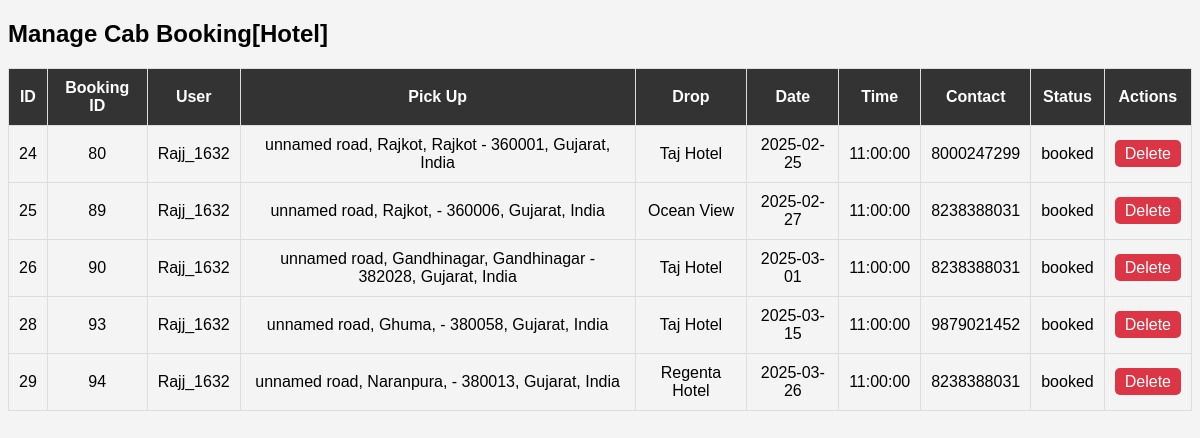
The app's page /admin/cabhotel.php (signed in) with its own data.
### tables this page shows
CREATE TABLE `cab_booking_hotel` (
  `id` int(11) NOT NULL,
  `hotel_booking_id` int(11) NOT NULL,
  `username` varchar(255) NOT NULL,
  `pickup` varchar(255) NOT NULL,
  `dropoff` varchar(255) NOT NULL,
  `date` date NOT NULL,
  `time` time NOT NULL,
  `contact` varchar(15) NOT NULL,
  `created_at` timestamp NOT NULL DEFAULT current_timestamp(),
  `status` varchar(50) NOT NULL DEFAULT 'booked'
);

### admin/cabhotel.php (the view, shortened to what this page needs)
<?php
$conn = mysqli_connect("localhost", "root", "", "bookmyroom") or die("Database Error");
$result = mysqli_query($conn, "SELECT * FROM cab_booking_hotel");
?>
<!DOCTYPE html>
<html lang="en">
<head>
</head>
<body>
    <h2>Manage Cab Booking[Hotel]</h2>
    <table>
        <tr>
            <th>ID</th>
            <th>Booking ID</th>
            <th>User</th>
            <th>Pick Up</th>
            <th>Drop</th>
            <th>Date</th>
            <th>Time</th>
            <th>Contact</th>
            <th>Status</th>
            <th>Actions</th>
        </tr>
        <?php while ($row = mysqli_fetch_assoc($result)): ?>
            <tr>
                <td><?php echo $row['id']; ?></td>
                <td><?php echo $row['hotel_booking_id']; ?></td>
                <td><?php echo $row['username']; ?></td>
                <td><?php echo $row['pickup']; ?></td>
                <td><?php echo $row['dropoff']; ?></td>
                <td><?php echo $row['date']; ?></td>
                <td><?php echo $row['time']; ?></td>
                <td><?php echo $row['contact']; ?></td>
                <td><?php echo $row['status']; ?></td>
                <td>
                    <a href="cabhotel.php?delete_id=<?php echo $row['id']; ?>" class="delete-btn" onclick="return confirm('Are you sure you want to delete this record?');">Delete</a>
                </td>
            </tr>
        <?php endwhile; ?>
    </table>
</body>
</html>

### admin/cabhotel.php (style rules this page uses)
body { font-family: Arial, sans-serif; background-color: #f4f4f4; }
table { width: 100%; border-collapse: collapse; margin-top: 20px; }
th, td { border: 1px solid #ddd; padding: 10px; text-align: center; }
th { background-color: #333; color: white; }
a { text-decoration: none; padding: 5px 10px; border-radius: 5px; color: white; }
.delete-btn { background-color: #dc3545; }

### records on screen
cab_booking_hotel: id "24", hotel_booking "80", username "Rajj_1632", pickup "unnamed road, Rajkot, Rajkot - 360001, Gujarat, India", dropoff "Taj Hotel", date "2025-02-25", time "11:00:00", contact "8000247299", status "booked"
cab_booking_hotel: id "25", hotel_booking "89", username "Rajj_1632", pickup "unnamed road, Rajkot, - 360006, Gujarat, India", dropoff "Ocean View", date "2025-02-27", time "11:00:00", contact "8238388031", status "booked"
cab_booking_hotel: id "26", hotel_booking "90", username "Rajj_1632", pickup "unnamed road, Gandhinagar, Gandhinagar - 382028, Gujarat, India", dropoff "Taj Hotel", date "2025-03-01", time "11:00:00", contact "8238388031", status "booked"
cab_booking_hotel: id "28", hotel_booking "93", username "Rajj_1632", pickup "unnamed road, Ghuma, - 380058, Gujarat, India", dropoff "Taj Hotel", date "2025-03-15", time "11:00:00", contact "9879021452", status "booked"
cab_booking_hotel: id "29", hotel_booking "94", username "Rajj_1632", pickup "unnamed road, Naranpura, - 380013, Gujarat, India", dropoff "Regenta Hotel", date "2025-03-26", time "11:00:00", contact "8238388031", status "booked"
